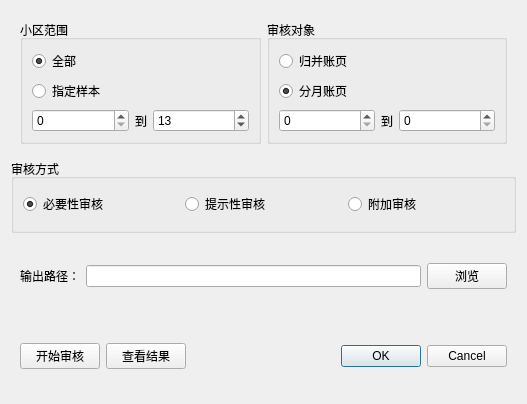
<?xml version="1.0" encoding="UTF-8"?>
<ui version="4.0">
 <class>zyCheckDialog</class>
 <widget class="QDialog" name="zyCheckDialog">
  <property name="geometry">
   <rect>
    <x>0</x>
    <y>0</y>
    <width>527</width>
    <height>404</height>
   </rect>
  </property>
  <property name="windowTitle">
   <string>审核账页</string>
  </property>
  <layout class="QVBoxLayout" name="verticalLayout_2">
   <item>
    <widget class="QWidget" name="widget" native="true">
     <layout class="QHBoxLayout" name="horizontalLayout">
      <item>
       <widget class="QGroupBox" name="groupBox">
        <property name="title">
         <string>小区范围</string>
        </property>
        <layout class="QVBoxLayout" name="verticalLayout_4">
         <item>
          <widget class="QRadioButton" name="radioButton">
           <property name="text">
            <string>全部</string>
           </property>
           <property name="checked">
            <bool>true</bool>
           </property>
          </widget>
         </item>
         <item>
          <layout class="QVBoxLayout" name="verticalLayout">
           <item>
            <widget class="QRadioButton" name="radioButton_2">
             <property name="text">
              <string>指定样本</string>
             </property>
             <property name="checked">
              <bool>false</bool>
             </property>
            </widget>
           </item>
           <item>
            <layout class="QHBoxLayout" name="horizontalLayout_5">
             <item>
              <widget class="QSpinBox" name="spinBox"/>
             </item>
             <item>
              <widget class="QLabel" name="label">
               <property name="sizePolicy">
                <sizepolicy hsizetype="Fixed" vsizetype="Preferred">
                 <horstretch>0</horstretch>
                 <verstretch>0</verstretch>
                </sizepolicy>
               </property>
               <property name="text">
                <string>到</string>
               </property>
              </widget>
             </item>
             <item>
              <widget class="QSpinBox" name="spinBox_2">
               <property name="value">
                <number>13</number>
               </property>
              </widget>
             </item>
            </layout>
           </item>
          </layout>
         </item>
        </layout>
       </widget>
      </item>
      <item>
       <widget class="QGroupBox" name="groupBox_2">
        <property name="title">
         <string>审核对象</string>
        </property>
        <layout class="QVBoxLayout" name="verticalLayout_5">
         <item>
          <widget class="QRadioButton" name="radioButton_3">
           <property name="text">
            <string>归并账页</string>
           </property>
          </widget>
         </item>
         <item>
          <layout class="QVBoxLayout" name="verticalLayout_3">
           <item>
            <widget class="QRadioButton" name="radioButton_4">
             <property name="text">
              <string>分月账页</string>
             </property>
             <property name="checked">
              <bool>true</bool>
             </property>
            </widget>
           </item>
           <item>
            <layout class="QHBoxLayout" name="horizontalLayout_4">
             <item>
              <widget class="QSpinBox" name="spinBox_3"/>
             </item>
             <item>
              <widget class="QLabel" name="label_2">
               <property name="sizePolicy">
                <sizepolicy hsizetype="Fixed" vsizetype="Preferred">
                 <horstretch>0</horstretch>
                 <verstretch>0</verstretch>
                </sizepolicy>
               </property>
               <property name="text">
                <string>到</string>
               </property>
              </widget>
             </item>
             <item>
              <widget class="QSpinBox" name="spinBox_4"/>
             </item>
            </layout>
           </item>
          </layout>
         </item>
        </layout>
       </widget>
      </item>
     </layout>
    </widget>
   </item>
   <item>
    <widget class="QGroupBox" name="groupBox_3">
     <property name="title">
      <string>审核方式</string>
     </property>
     <layout class="QHBoxLayout" name="horizontalLayout_2">
      <item>
       <widget class="QRadioButton" name="radioButton_6">
        <property name="text">
         <string>必要性审核</string>
        </property>
        <property name="checked">
         <bool>true</bool>
        </property>
       </widget>
      </item>
      <item>
       <widget class="QRadioButton" name="radioButton_7">
        <property name="text">
         <string>提示性审核</string>
        </property>
       </widget>
      </item>
      <item>
       <widget class="QRadioButton" name="radioButton_5">
        <property name="text">
         <string>附加审核</string>
        </property>
       </widget>
      </item>
     </layout>
    </widget>
   </item>
   <item>
    <widget class="QWidget" name="widget_2" native="true">
     <layout class="QHBoxLayout" name="horizontalLayout_6">
      <item>
       <widget class="QLabel" name="label_3">
        <property name="text">
         <string>输出路径：</string>
        </property>
       </widget>
      </item>
      <item>
       <widget class="QLineEdit" name="lineEdit">
        <property name="sizePolicy">
         <sizepolicy hsizetype="Expanding" vsizetype="Fixed">
          <horstretch>0</horstretch>
          <verstretch>0</verstretch>
         </sizepolicy>
        </property>
       </widget>
      </item>
      <item>
       <widget class="QPushButton" name="pushButton">
        <property name="sizePolicy">
         <sizepolicy hsizetype="Preferred" vsizetype="Fixed">
          <horstretch>0</horstretch>
          <verstretch>0</verstretch>
         </sizepolicy>
        </property>
        <property name="text">
         <string>浏览</string>
        </property>
       </widget>
      </item>
     </layout>
    </widget>
   </item>
   <item>
    <widget class="QWidget" name="widget_3" native="true">
     <layout class="QHBoxLayout" name="horizontalLayout_7">
      <item>
       <widget class="QPushButton" name="pushButton_2">
        <property name="text">
         <string>开始审核</string>
        </property>
       </widget>
      </item>
      <item>
       <widget class="QPushButton" name="pushButton_3">
        <property name="text">
         <string>查看结果</string>
        </property>
       </widget>
      </item>
      <item>
       <widget class="QDialogButtonBox" name="buttonBox">
        <property name="sizePolicy">
         <sizepolicy hsizetype="Minimum" vsizetype="Preferred">
          <horstretch>0</horstretch>
          <verstretch>0</verstretch>
         </sizepolicy>
        </property>
        <property name="orientation">
         <enum>Qt::Horizontal</enum>
        </property>
        <property name="standardButtons">
         <set>QDialogButtonBox::Cancel|QDialogButtonBox::Ok</set>
        </property>
       </widget>
      </item>
     </layout>
    </widget>
   </item>
  </layout>
 </widget>
 <resources/>
 <connections>
  <connection>
   <sender>buttonBox</sender>
   <signal>accepted()</signal>
   <receiver>zyCheckDialog</receiver>
   <slot>accept()</slot>
   <hints>
    <hint type="sourcelabel">
     <x>248</x>
     <y>254</y>
    </hint>
    <hint type="destinationlabel">
     <x>157</x>
     <y>274</y>
    </hint>
   </hints>
  </connection>
  <connection>
   <sender>buttonBox</sender>
   <signal>rejected()</signal>
   <receiver>zyCheckDialog</receiver>
   <slot>reject()</slot>
   <hints>
    <hint type="sourcelabel">
     <x>316</x>
     <y>260</y>
    </hint>
    <hint type="destinationlabel">
     <x>286</x>
     <y>274</y>
    </hint>
   </hints>
  </connection>
 </connections>
</ui>
